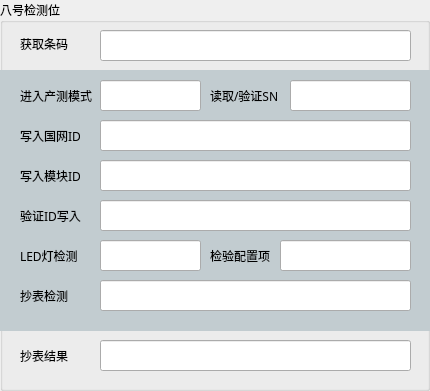
   <widget class="QGroupBox" name="groupBox_7">
    <property name="geometry">
     <rect>
      <x>1430</x>
      <y>570</y>
      <width>430</width>
      <height>391</height>
     </rect>
    </property>
    <property name="font">
     <font>
      <family>微软雅黑 Light</family>
     </font>
    </property>
    <property name="styleSheet">
     <string notr="true"/>
    </property>
    <property name="title">
     <string>八号检测位</string>
    </property>
    <widget class="QListView" name="listView_9">
     <property name="geometry">
      <rect>
       <x>0</x>
       <y>70</y>
       <width>431</width>
       <height>261</height>
      </rect>
     </property>
     <property name="styleSheet">
      <string notr="true">background-color:#c2ccd0;border:none</string>
     </property>
    </widget>
    <widget class="QLabel" name="label_85">
     <property name="geometry">
      <rect>
       <x>20</x>
       <y>80</y>
       <width>72</width>
       <height>31</height>
      </rect>
     </property>
     <property name="text">
      <string>进入产测模式</string>
     </property>
    </widget>
    <widget class="QLineEdit" name="lineEdit_8_2">
     <property name="geometry">
      <rect>
       <x>100</x>
       <y>80</y>
       <width>101</width>
       <height>31</height>
      </rect>
     </property>
    </widget>
    <widget class="QLabel" name="label_86">
     <property name="geometry">
      <rect>
       <x>210</x>
       <y>240</y>
       <width>60</width>
       <height>31</height>
      </rect>
     </property>
     <property name="text">
      <string>检验配置项</string>
     </property>
    </widget>
    <widget class="QLineEdit" name="lineEdit_8_3">
     <property name="geometry">
      <rect>
       <x>290</x>
       <y>80</y>
       <width>121</width>
       <height>31</height>
      </rect>
     </property>
    </widget>
    <widget class="QLabel" name="label_87">
     <property name="geometry">
      <rect>
       <x>210</x>
       <y>80</y>
       <width>91</width>
       <height>31</height>
      </rect>
     </property>
     <property name="text">
      <string>读取/验证SN</string>
     </property>
    </widget>
    <widget class="QLineEdit" name="lineEdit_8_4">
     <property name="geometry">
      <rect>
       <x>100</x>
       <y>120</y>
       <width>311</width>
       <height>31</height>
      </rect>
     </property>
    </widget>
    <widget class="QLabel" name="label_88">
     <property name="geometry">
      <rect>
       <x>20</x>
       <y>120</y>
       <width>60</width>
       <height>31</height>
      </rect>
     </property>
     <property name="text">
      <string>写入国网ID</string>
     </property>
    </widget>
    <widget class="QLineEdit" name="lineEdit_8_5">
     <property name="geometry">
      <rect>
       <x>100</x>
       <y>160</y>
       <width>311</width>
       <height>31</height>
      </rect>
     </property>
    </widget>
    <widget class="QLineEdit" name="lineEdit_8_6">
     <property name="geometry">
      <rect>
       <x>100</x>
       <y>200</y>
       <width>311</width>
       <height>31</height>
      </rect>
     </property>
    </widget>
    <widget class="QLabel" name="label_89">
     <property name="geometry">
      <rect>
       <x>20</x>
       <y>160</y>
       <width>60</width>
       <height>31</height>
      </rect>
     </property>
     <property name="text">
      <string>写入模块ID</string>
     </property>
    </widget>
    <widget class="QLineEdit" name="lineEdit_8_7">
     <property name="geometry">
      <rect>
       <x>100</x>
       <y>240</y>
       <width>101</width>
       <height>31</height>
      </rect>
     </property>
    </widget>
    <widget class="QLabel" name="label_90">
     <property name="geometry">
      <rect>
       <x>20</x>
       <y>240</y>
       <width>71</width>
       <height>31</height>
      </rect>
     </property>
     <property name="text">
      <string>LED灯检测</string>
     </property>
    </widget>
    <widget class="QLineEdit" name="lineEdit_8_8">
     <property name="geometry">
      <rect>
       <x>280</x>
       <y>240</y>
       <width>131</width>
       <height>31</height>
      </rect>
     </property>
     <property name="text">
      <string/>
     </property>
    </widget>
    <widget class="QLabel" name="label_91">
     <property name="geometry">
      <rect>
       <x>20</x>
       <y>200</y>
       <width>89</width>
       <height>31</height>
      </rect>
     </property>
     <property name="text">
      <string>验证ID写入</string>
     </property>
    </widget>
    <widget class="QLineEdit" name="lineEdit_8_9">
     <property name="geometry">
      <rect>
       <x>100</x>
       <y>280</y>
       <width>311</width>
       <height>31</height>
      </rect>
     </property>
     <property name="text">
      <string/>
     </property>
    </widget>
    <widget class="QLabel" name="label_92">
     <property name="geometry">
      <rect>
       <x>20</x>
       <y>280</y>
       <width>48</width>
       <height>31</height>
      </rect>
     </property>
     <property name="text">
      <string>抄表检测</string>
     </property>
    </widget>
    <widget class="QLineEdit" name="lineEdit_8_10">
     <property name="geometry">
      <rect>
       <x>100</x>
       <y>340</y>
       <width>311</width>
       <height>31</height>
      </rect>
     </property>
     <property name="font">
      <font>
       <family>Cambria Math</family>
       <pointsize>12</pointsize>
      </font>
     </property>
     <property name="text">
      <string/>
     </property>
    </widget>
    <widget class="QLabel" name="label_93">
     <property name="geometry">
      <rect>
       <x>20</x>
       <y>340</y>
       <width>48</width>
       <height>31</height>
      </rect>
     </property>
     <property name="text">
      <string>抄表结果</string>
     </property>
    </widget>
    <widget class="QLineEdit" name="lineEdit_8_1">
     <property name="geometry">
      <rect>
       <x>100</x>
       <y>30</y>
       <width>311</width>
       <height>31</height>
      </rect>
     </property>
     <property name="text">
      <string/>
     </property>
    </widget>
    <widget class="QLabel" name="label_94">
     <property name="geometry">
      <rect>
       <x>20</x>
       <y>28</y>
       <width>48</width>
       <height>31</height>
      </rect>
     </property>
     <property name="text">
      <string>获取条码</string>
     </property>
    </widget>
   </widget>
